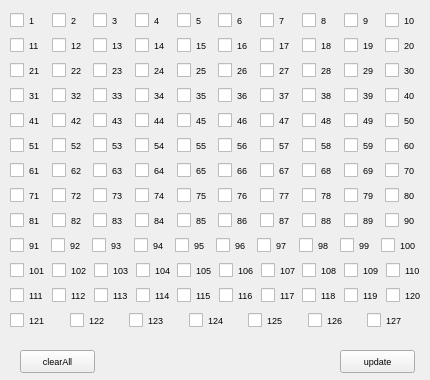
<?xml version="1.0" encoding="UTF-8"?>
<ui version="4.0">
 <class>nodeid</class>
 <widget class="QWidget" name="nodeid">
  <property name="geometry">
   <rect>
    <x>0</x>
    <y>0</y>
    <width>430</width>
    <height>380</height>
   </rect>
  </property>
  <property name="sizePolicy">
   <sizepolicy hsizetype="Fixed" vsizetype="Fixed">
    <horstretch>0</horstretch>
    <verstretch>0</verstretch>
   </sizepolicy>
  </property>
  <property name="minimumSize">
   <size>
    <width>430</width>
    <height>380</height>
   </size>
  </property>
  <property name="maximumSize">
   <size>
    <width>430</width>
    <height>380</height>
   </size>
  </property>
  <property name="font">
   <font>
    <family>Arial</family>
    <pointsize>7</pointsize>
   </font>
  </property>
  <property name="windowTitle">
   <string>Form</string>
  </property>
  <widget class="QPushButton" name="pushButton_nodeid_clearAll">
   <property name="geometry">
    <rect>
     <x>20</x>
     <y>350</y>
     <width>75</width>
     <height>23</height>
    </rect>
   </property>
   <property name="font">
    <font>
     <family>Arial</family>
     <pointsize>7</pointsize>
    </font>
   </property>
   <property name="text">
    <string>clearAll</string>
   </property>
  </widget>
  <widget class="QPushButton" name="pushButton_nodeid_update">
   <property name="geometry">
    <rect>
     <x>340</x>
     <y>350</y>
     <width>75</width>
     <height>23</height>
    </rect>
   </property>
   <property name="font">
    <font>
     <family>Arial</family>
     <pointsize>7</pointsize>
    </font>
   </property>
   <property name="text">
    <string>update</string>
   </property>
  </widget>
  <widget class="QWidget" name="layoutWidget">
   <property name="geometry">
    <rect>
     <x>10</x>
     <y>10</y>
     <width>411</width>
     <height>331</height>
    </rect>
   </property>
   <property name="font">
    <font>
     <family>Arial</family>
     <pointsize>7</pointsize>
    </font>
   </property>
   <layout class="QVBoxLayout" name="verticalLayout">
    <item>
     <layout class="QHBoxLayout" name="horizontalLayout">
      <item>
       <widget class="QCheckBox" name="checkBox_nodeid_1">
        <property name="font">
         <font>
          <family>Arial</family>
          <pointsize>7</pointsize>
         </font>
        </property>
        <property name="text">
         <string>1</string>
        </property>
       </widget>
      </item>
      <item>
       <widget class="QCheckBox" name="checkBox_nodeid_2">
        <property name="font">
         <font>
          <family>Arial</family>
          <pointsize>7</pointsize>
         </font>
        </property>
        <property name="text">
         <string>2</string>
        </property>
       </widget>
      </item>
      <item>
       <widget class="QCheckBox" name="checkBox_nodeid_3">
        <property name="font">
         <font>
          <family>Arial</family>
          <pointsize>7</pointsize>
         </font>
        </property>
        <property name="text">
         <string>3</string>
        </property>
       </widget>
      </item>
      <item>
       <widget class="QCheckBox" name="checkBox_nodeid_4">
        <property name="font">
         <font>
          <family>Arial</family>
          <pointsize>7</pointsize>
         </font>
        </property>
        <property name="text">
         <string>4</string>
        </property>
       </widget>
      </item>
      <item>
       <widget class="QCheckBox" name="checkBox_nodeid_5">
        <property name="font">
         <font>
          <family>Arial</family>
          <pointsize>7</pointsize>
         </font>
        </property>
        <property name="text">
         <string>5</string>
        </property>
       </widget>
      </item>
      <item>
       <widget class="QCheckBox" name="checkBox_nodeid_6">
        <property name="font">
         <font>
          <family>Arial</family>
          <pointsize>7</pointsize>
         </font>
        </property>
        <property name="text">
         <string>6</string>
        </property>
       </widget>
      </item>
      <item>
       <widget class="QCheckBox" name="checkBox_nodeid_7">
        <property name="font">
         <font>
          <family>Arial</family>
          <pointsize>7</pointsize>
         </font>
        </property>
        <property name="text">
         <string>7</string>
        </property>
       </widget>
      </item>
      <item>
       <widget class="QCheckBox" name="checkBox_nodeid_8">
        <property name="font">
         <font>
          <family>Arial</family>
          <pointsize>7</pointsize>
         </font>
        </property>
        <property name="text">
         <string>8</string>
        </property>
       </widget>
      </item>
      <item>
       <widget class="QCheckBox" name="checkBox_nodeid_9">
        <property name="font">
         <font>
          <family>Arial</family>
          <pointsize>7</pointsize>
         </font>
        </property>
        <property name="text">
         <string>9</string>
        </property>
       </widget>
      </item>
      <item>
       <widget class="QCheckBox" name="checkBox_nodeid_10">
        <property name="font">
         <font>
          <family>Arial</family>
          <pointsize>7</pointsize>
         </font>
        </property>
        <property name="text">
         <string>10</string>
        </property>
       </widget>
      </item>
     </layout>
    </item>
    <item>
     <layout class="QHBoxLayout" name="horizontalLayout_2">
      <item>
       <widget class="QCheckBox" name="checkBox_nodeid_11">
        <property name="font">
         <font>
          <family>Arial</family>
          <pointsize>7</pointsize>
         </font>
        </property>
        <property name="text">
         <string>11</string>
        </property>
       </widget>
      </item>
      <item>
       <widget class="QCheckBox" name="checkBox_nodeid_12">
        <property name="font">
         <font>
          <family>Arial</family>
          <pointsize>7</pointsize>
         </font>
        </property>
        <property name="text">
         <string>12</string>
        </property>
       </widget>
      </item>
      <item>
       <widget class="QCheckBox" name="checkBox_nodeid_13">
        <property name="font">
         <font>
          <family>Arial</family>
          <pointsize>7</pointsize>
         </font>
        </property>
        <property name="text">
         <string>13</string>
        </property>
       </widget>
      </item>
      <item>
       <widget class="QCheckBox" name="checkBox_nodeid_14">
        <property name="font">
         <font>
          <family>Arial</family>
          <pointsize>7</pointsize>
         </font>
        </property>
        <property name="text">
         <string>14</string>
        </property>
       </widget>
      </item>
      <item>
       <widget class="QCheckBox" name="checkBox_nodeid_15">
        <property name="font">
         <font>
          <family>Arial</family>
          <pointsize>7</pointsize>
         </font>
        </property>
        <property name="text">
         <string>15</string>
        </property>
       </widget>
      </item>
      <item>
       <widget class="QCheckBox" name="checkBox_nodeid_16">
        <property name="font">
         <font>
          <family>Arial</family>
          <pointsize>7</pointsize>
         </font>
        </property>
        <property name="text">
         <string>16</string>
        </property>
       </widget>
      </item>
      <item>
       <widget class="QCheckBox" name="checkBox_nodeid_17">
        <property name="font">
         <font>
          <family>Arial</family>
          <pointsize>7</pointsize>
         </font>
        </property>
        <property name="text">
         <string>17</string>
        </property>
       </widget>
      </item>
      <item>
       <widget class="QCheckBox" name="checkBox_nodeid_18">
        <property name="font">
         <font>
          <family>Arial</family>
          <pointsize>7</pointsize>
         </font>
        </property>
        <property name="text">
         <string>18</string>
        </property>
       </widget>
      </item>
      <item>
       <widget class="QCheckBox" name="checkBox_nodeid_19">
        <property name="font">
         <font>
          <family>Arial</family>
          <pointsize>7</pointsize>
         </font>
        </property>
        <property name="text">
         <string>19</string>
        </property>
       </widget>
      </item>
      <item>
       <widget class="QCheckBox" name="checkBox_nodeid_20">
        <property name="font">
         <font>
          <family>Arial</family>
          <pointsize>7</pointsize>
         </font>
        </property>
        <property name="text">
         <string>20</string>
        </property>
       </widget>
      </item>
     </layout>
    </item>
    <item>
     <layout class="QHBoxLayout" name="horizontalLayout_3">
      <item>
       <widget class="QCheckBox" name="checkBox_nodeid_21">
        <property name="font">
         <font>
          <family>Arial</family>
          <pointsize>7</pointsize>
         </font>
        </property>
        <property name="text">
         <string>21</string>
        </property>
       </widget>
      </item>
      <item>
       <widget class="QCheckBox" name="checkBox_nodeid_22">
        <property name="font">
         <font>
          <family>Arial</family>
          <pointsize>7</pointsize>
         </font>
        </property>
        <property name="text">
         <string>22</string>
        </property>
       </widget>
      </item>
      <item>
       <widget class="QCheckBox" name="checkBox_nodeid_23">
        <property name="font">
         <font>
          <family>Arial</family>
          <pointsize>7</pointsize>
         </font>
        </property>
        <property name="text">
         <string>23</string>
        </property>
       </widget>
      </item>
      <item>
       <widget class="QCheckBox" name="checkBox_nodeid_24">
        <property name="font">
         <font>
          <family>Arial</family>
          <pointsize>7</pointsize>
         </font>
        </property>
        <property name="text">
         <string>24</string>
        </property>
       </widget>
      </item>
      <item>
       <widget class="QCheckBox" name="checkBox_nodeid_25">
        <property name="font">
         <font>
          <family>Arial</family>
          <pointsize>7</pointsize>
         </font>
        </property>
        <property name="text">
         <string>25</string>
        </property>
       </widget>
      </item>
      <item>
       <widget class="QCheckBox" name="checkBox_nodeid_26">
        <property name="font">
         <font>
          <family>Arial</family>
          <pointsize>7</pointsize>
         </font>
        </property>
        <property name="text">
         <string>26</string>
        </property>
       </widget>
      </item>
      <item>
       <widget class="QCheckBox" name="checkBox_nodeid_27">
        <property name="font">
         <font>
          <family>Arial</family>
          <pointsize>7</pointsize>
         </font>
        </property>
        <property name="text">
         <string>27</string>
        </property>
       </widget>
      </item>
      <item>
       <widget class="QCheckBox" name="checkBox_nodeid_28">
        <property name="font">
         <font>
          <family>Arial</family>
          <pointsize>7</pointsize>
         </font>
        </property>
        <property name="text">
         <string>28</string>
        </property>
       </widget>
      </item>
      <item>
       <widget class="QCheckBox" name="checkBox_nodeid_29">
        <property name="font">
         <font>
          <family>Arial</family>
          <pointsize>7</pointsize>
         </font>
        </property>
        <property name="text">
         <string>29</string>
        </property>
       </widget>
      </item>
      <item>
       <widget class="QCheckBox" name="checkBox_nodeid_30">
        <property name="font">
         <font>
          <family>Arial</family>
          <pointsize>7</pointsize>
         </font>
        </property>
        <property name="text">
         <string>30</string>
        </property>
       </widget>
      </item>
     </layout>
    </item>
    <item>
     <layout class="QHBoxLayout" name="horizontalLayout_4">
      <item>
       <widget class="QCheckBox" name="checkBox_nodeid_31">
        <property name="font">
         <font>
          <family>Arial</family>
          <pointsize>7</pointsize>
         </font>
        </property>
        <property name="text">
         <string>31</string>
        </property>
       </widget>
      </item>
      <item>
       <widget class="QCheckBox" name="checkBox_nodeid_32">
        <property name="font">
         <font>
          <family>Arial</family>
          <pointsize>7</pointsize>
         </font>
        </property>
        <property name="text">
         <string>32</string>
        </property>
       </widget>
      </item>
      <item>
       <widget class="QCheckBox" name="checkBox_nodeid_33">
        <property name="font">
         <font>
          <family>Arial</family>
          <pointsize>7</pointsize>
         </font>
        </property>
        <property name="text">
         <string>33</string>
        </property>
       </widget>
      </item>
      <item>
       <widget class="QCheckBox" name="checkBox_nodeid_34">
        <property name="font">
         <font>
          <family>Arial</family>
          <pointsize>7</pointsize>
         </font>
        </property>
        <property name="text">
         <string>34</string>
        </property>
       </widget>
      </item>
      <item>
       <widget class="QCheckBox" name="checkBox_nodeid_35">
        <property name="font">
         <font>
          <family>Arial</family>
          <pointsize>7</pointsize>
         </font>
        </property>
        <property name="text">
         <string>35</string>
        </property>
       </widget>
      </item>
      <item>
       <widget class="QCheckBox" name="checkBox_nodeid_36">
        <property name="font">
         <font>
          <family>Arial</family>
          <pointsize>7</pointsize>
         </font>
        </property>
        <property name="text">
         <string>36</string>
        </property>
       </widget>
      </item>
      <item>
       <widget class="QCheckBox" name="checkBox_nodeid_37">
        <property name="font">
         <font>
          <family>Arial</family>
          <pointsize>7</pointsize>
         </font>
        </property>
        <property name="text">
         <string>37</string>
        </property>
       </widget>
      </item>
      <item>
       <widget class="QCheckBox" name="checkBox_nodeid_38">
        <property name="font">
         <font>
          <family>Arial</family>
          <pointsize>7</pointsize>
         </font>
        </property>
        <property name="text">
         <string>38</string>
        </property>
       </widget>
      </item>
      <item>
       <widget class="QCheckBox" name="checkBox_nodeid_39">
        <property name="font">
         <font>
          <family>Arial</family>
          <pointsize>7</pointsize>
         </font>
        </property>
        <property name="text">
         <string>39</string>
        </property>
       </widget>
      </item>
      <item>
       <widget class="QCheckBox" name="checkBox_nodeid_40">
        <property name="font">
         <font>
          <family>Arial</family>
          <pointsize>7</pointsize>
         </font>
        </property>
        <property name="text">
         <string>40</string>
        </property>
       </widget>
      </item>
     </layout>
    </item>
    <item>
     <layout class="QHBoxLayout" name="horizontalLayout_5">
      <item>
       <widget class="QCheckBox" name="checkBox_nodeid_41">
        <property name="font">
         <font>
          <family>Arial</family>
          <pointsize>7</pointsize>
         </font>
        </property>
        <property name="text">
         <string>41</string>
        </property>
       </widget>
      </item>
      <item>
       <widget class="QCheckBox" name="checkBox_nodeid_42">
        <property name="font">
         <font>
          <family>Arial</family>
          <pointsize>7</pointsize>
         </font>
        </property>
        <property name="text">
         <string>42</string>
        </property>
       </widget>
      </item>
      <item>
       <widget class="QCheckBox" name="checkBox_nodeid_43">
        <property name="font">
         <font>
          <family>Arial</family>
          <pointsize>7</pointsize>
         </font>
        </property>
        <property name="text">
         <string>43</string>
        </property>
       </widget>
      </item>
      <item>
       <widget class="QCheckBox" name="checkBox_nodeid_44">
        <property name="font">
         <font>
          <family>Arial</family>
          <pointsize>7</pointsize>
         </font>
        </property>
        <property name="text">
         <string>44</string>
        </property>
       </widget>
      </item>
      <item>
       <widget class="QCheckBox" name="checkBox_nodeid_45">
        <property name="font">
         <font>
          <family>Arial</family>
          <pointsize>7</pointsize>
         </font>
        </property>
        <property name="text">
         <string>45</string>
        </property>
       </widget>
      </item>
      <item>
       <widget class="QCheckBox" name="checkBox_nodeid_46">
        <property name="font">
         <font>
          <family>Arial</family>
          <pointsize>7</pointsize>
         </font>
        </property>
        <property name="text">
         <string>46</string>
        </property>
       </widget>
      </item>
      <item>
       <widget class="QCheckBox" name="checkBox_nodeid_47">
        <property name="font">
         <font>
          <family>Arial</family>
          <pointsize>7</pointsize>
         </font>
        </property>
        <property name="text">
         <string>47</string>
        </property>
       </widget>
      </item>
      <item>
       <widget class="QCheckBox" name="checkBox_nodeid_48">
        <property name="font">
         <font>
          <family>Arial</family>
          <pointsize>7</pointsize>
         </font>
        </property>
        <property name="text">
         <string>48</string>
        </property>
       </widget>
      </item>
      <item>
       <widget class="QCheckBox" name="checkBox_nodeid_49">
        <property name="font">
         <font>
          <family>Arial</family>
          <pointsize>7</pointsize>
         </font>
        </property>
        <property name="text">
         <string>49</string>
        </property>
       </widget>
      </item>
      <item>
       <widget class="QCheckBox" name="checkBox_nodeid_50">
        <property name="font">
         <font>
          <family>Arial</family>
          <pointsize>7</pointsize>
         </font>
        </property>
        <property name="text">
         <string>50</string>
        </property>
       </widget>
      </item>
     </layout>
    </item>
    <item>
     <layout class="QHBoxLayout" name="horizontalLayout_6">
      <item>
       <widget class="QCheckBox" name="checkBox_nodeid_51">
        <property name="font">
         <font>
          <family>Arial</family>
          <pointsize>7</pointsize>
         </font>
        </property>
        <property name="text">
         <string>51</string>
        </property>
       </widget>
      </item>
      <item>
       <widget class="QCheckBox" name="checkBox_nodeid_52">
        <property name="font">
         <font>
          <family>Arial</family>
          <pointsize>7</pointsize>
         </font>
        </property>
        <property name="text">
         <string>52</string>
        </property>
       </widget>
      </item>
      <item>
       <widget class="QCheckBox" name="checkBox_nodeid_53">
        <property name="font">
         <font>
          <family>Arial</family>
          <pointsize>7</pointsize>
         </font>
        </property>
        <property name="text">
         <string>53</string>
        </property>
       </widget>
      </item>
      <item>
       <widget class="QCheckBox" name="checkBox_nodeid_54">
        <property name="font">
         <font>
          <family>Arial</family>
          <pointsize>7</pointsize>
         </font>
        </property>
        <property name="text">
         <string>54</string>
        </property>
       </widget>
      </item>
      <item>
       <widget class="QCheckBox" name="checkBox_nodeid_55">
        <property name="font">
         <font>
          <family>Arial</family>
          <pointsize>7</pointsize>
         </font>
        </property>
        <property name="text">
         <string>55</string>
        </property>
       </widget>
      </item>
      <item>
       <widget class="QCheckBox" name="checkBox_nodeid_56">
        <property name="font">
         <font>
          <family>Arial</family>
          <pointsize>7</pointsize>
         </font>
        </property>
        <property name="text">
         <string>56</string>
        </property>
       </widget>
      </item>
      <item>
       <widget class="QCheckBox" name="checkBox_nodeid_57">
        <property name="font">
         <font>
          <family>Arial</family>
          <pointsize>7</pointsize>
         </font>
        </property>
        <property name="text">
         <string>57</string>
        </property>
       </widget>
      </item>
      <item>
       <widget class="QCheckBox" name="checkBox_nodeid_58">
        <property name="font">
         <font>
          <family>Arial</family>
          <pointsize>7</pointsize>
         </font>
        </property>
        <property name="text">
         <string>58</string>
        </property>
       </widget>
      </item>
      <item>
       <widget class="QCheckBox" name="checkBox_nodeid_59">
        <property name="font">
         <font>
          <family>Arial</family>
          <pointsize>7</pointsize>
         </font>
        </property>
        <property name="text">
         <string>59</string>
        </property>
       </widget>
      </item>
      <item>
       <widget class="QCheckBox" name="checkBox_nodeid_60">
        <property name="font">
         <font>
          <family>Arial</family>
          <pointsize>7</pointsize>
         </font>
        </property>
        <property name="text">
         <string>60</string>
        </property>
       </widget>
      </item>
     </layout>
    </item>
    <item>
     <layout class="QHBoxLayout" name="horizontalLayout_7">
      <item>
       <widget class="QCheckBox" name="checkBox_nodeid_61">
        <property name="font">
         <font>
          <family>Arial</family>
          <pointsize>7</pointsize>
         </font>
        </property>
        <property name="text">
         <string>61</string>
        </property>
       </widget>
      </item>
      <item>
       <widget class="QCheckBox" name="checkBox_nodeid_62">
        <property name="font">
         <font>
          <family>Arial</family>
          <pointsize>7</pointsize>
         </font>
        </property>
        <property name="text">
         <string>62</string>
        </property>
       </widget>
      </item>
      <item>
       <widget class="QCheckBox" name="checkBox_nodeid_63">
        <property name="font">
         <font>
          <family>Arial</family>
          <pointsize>7</pointsize>
         </font>
        </property>
        <property name="text">
         <string>63</string>
        </property>
       </widget>
      </item>
      <item>
       <widget class="QCheckBox" name="checkBox_nodeid_64">
        <property name="font">
         <font>
          <family>Arial</family>
          <pointsize>7</pointsize>
         </font>
        </property>
        <property name="text">
         <string>64</string>
        </property>
       </widget>
      </item>
      <item>
       <widget class="QCheckBox" name="checkBox_nodeid_65">
        <property name="font">
         <font>
          <family>Arial</family>
          <pointsize>7</pointsize>
         </font>
        </property>
        <property name="text">
         <string>65</string>
        </property>
       </widget>
      </item>
      <item>
       <widget class="QCheckBox" name="checkBox_nodeid_66">
        <property name="font">
         <font>
          <family>Arial</family>
          <pointsize>7</pointsize>
         </font>
        </property>
        <property name="text">
         <string>66</string>
        </property>
       </widget>
      </item>
      <item>
       <widget class="QCheckBox" name="checkBox_nodeid_67">
        <property name="font">
         <font>
          <family>Arial</family>
          <pointsize>7</pointsize>
         </font>
        </property>
        <property name="text">
         <string>67</string>
        </property>
       </widget>
      </item>
      <item>
       <widget class="QCheckBox" name="checkBox_nodeid_68">
        <property name="font">
         <font>
          <family>Arial</family>
          <pointsize>7</pointsize>
         </font>
        </property>
        <property name="text">
         <string>68</string>
        </property>
       </widget>
      </item>
      <item>
       <widget class="QCheckBox" name="checkBox_nodeid_69">
        <property name="font">
         <font>
          <family>Arial</family>
          <pointsize>7</pointsize>
         </font>
        </property>
        <property name="text">
         <string>69</string>
        </property>
       </widget>
      </item>
      <item>
       <widget class="QCheckBox" name="checkBox_nodeid_70">
        <property name="font">
         <font>
          <family>Arial</family>
          <pointsize>7</pointsize>
         </font>
        </property>
        <property name="text">
         <string>70</string>
        </property>
       </widget>
      </item>
     </layout>
    </item>
    <item>
     <layout class="QHBoxLayout" name="horizontalLayout_8">
      <item>
       <widget class="QCheckBox" name="checkBox_nodeid_71">
        <property name="font">
         <font>
          <family>Arial</family>
          <pointsize>7</pointsize>
         </font>
        </property>
        <property name="text">
         <string>71</string>
        </property>
       </widget>
      </item>
      <item>
       <widget class="QCheckBox" name="checkBox_nodeid_72">
        <property name="font">
         <font>
          <family>Arial</family>
          <pointsize>7</pointsize>
         </font>
        </property>
        <property name="text">
         <string>72</string>
        </property>
       </widget>
      </item>
      <item>
       <widget class="QCheckBox" name="checkBox_nodeid_73">
        <property name="font">
         <font>
          <family>Arial</family>
          <pointsize>7</pointsize>
         </font>
        </property>
        <property name="text">
         <string>73</string>
        </property>
       </widget>
      </item>
      <item>
       <widget class="QCheckBox" name="checkBox_nodeid_74">
        <property name="font">
         <font>
          <family>Arial</family>
          <pointsize>7</pointsize>
         </font>
        </property>
        <property name="text">
         <string>74</string>
        </property>
       </widget>
      </item>
      <item>
       <widget class="QCheckBox" name="checkBox_nodeid_75">
        <property name="font">
         <font>
          <family>Arial</family>
          <pointsize>7</pointsize>
         </font>
        </property>
        <property name="text">
         <string>75</string>
        </property>
       </widget>
      </item>
      <item>
       <widget class="QCheckBox" name="checkBox_nodeid_76">
        <property name="font">
         <font>
          <family>Arial</family>
          <pointsize>7</pointsize>
         </font>
        </property>
        <property name="text">
         <string>76</string>
        </property>
       </widget>
      </item>
      <item>
       <widget class="QCheckBox" name="checkBox_nodeid_77">
        <property name="font">
         <font>
          <family>Arial</family>
          <pointsize>7</pointsize>
         </font>
        </property>
        <property name="text">
         <string>77</string>
        </property>
       </widget>
      </item>
      <item>
       <widget class="QCheckBox" name="checkBox_nodeid_78">
        <property name="font">
         <font>
          <family>Arial</family>
          <pointsize>7</pointsize>
         </font>
        </property>
        <property name="text">
         <string>78</string>
        </property>
       </widget>
      </item>
      <item>
       <widget class="QCheckBox" name="checkBox_nodeid_79">
        <property name="font">
         <font>
          <family>Arial</family>
          <pointsize>7</pointsize>
         </font>
        </property>
        <property name="text">
         <string>79</string>
        </property>
       </widget>
      </item>
      <item>
       <widget class="QCheckBox" name="checkBox_nodeid_80">
        <property name="font">
         <font>
          <family>Arial</family>
          <pointsize>7</pointsize>
         </font>
        </property>
        <property name="text">
         <string>80</string>
        </property>
       </widget>
      </item>
     </layout>
    </item>
    <item>
     <layout class="QHBoxLayout" name="horizontalLayout_9">
      <item>
       <widget class="QCheckBox" name="checkBox_nodeid_81">
        <property name="font">
         <font>
          <family>Arial</family>
          <pointsize>7</pointsize>
         </font>
        </property>
        <property name="text">
         <string>81</string>
        </property>
       </widget>
      </item>
      <item>
       <widget class="QCheckBox" name="checkBox_nodeid_82">
        <property name="font">
         <font>
          <family>Arial</family>
          <pointsize>7</pointsize>
         </font>
        </property>
        <property name="text">
         <string>82</string>
        </property>
       </widget>
      </item>
      <item>
       <widget class="QCheckBox" name="checkBox_nodeid_83">
        <property name="font">
         <font>
          <family>Arial</family>
          <pointsize>7</pointsize>
         </font>
        </property>
        <property name="text">
         <string>83</string>
        </property>
       </widget>
      </item>
      <item>
       <widget class="QCheckBox" name="checkBox_nodeid_84">
        <property name="font">
         <font>
          <family>Arial</family>
          <pointsize>7</pointsize>
         </font>
        </property>
        <property name="text">
         <string>84</string>
        </property>
       </widget>
      </item>
      <item>
       <widget class="QCheckBox" name="checkBox_nodeid_85">
        <property name="font">
         <font>
          <family>Arial</family>
          <pointsize>7</pointsize>
         </font>
        </property>
        <property name="text">
         <string>85</string>
        </property>
       </widget>
      </item>
      <item>
       <widget class="QCheckBox" name="checkBox_nodeid_86">
        <property name="font">
         <font>
          <family>Arial</family>
          <pointsize>7</pointsize>
         </font>
        </property>
        <property name="text">
         <string>86</string>
        </property>
       </widget>
      </item>
      <item>
       <widget class="QCheckBox" name="checkBox_nodeid_87">
        <property name="font">
         <font>
          <family>Arial</family>
          <pointsize>7</pointsize>
         </font>
        </property>
        <property name="text">
         <string>87</string>
        </property>
       </widget>
      </item>
      <item>
       <widget class="QCheckBox" name="checkBox_nodeid_88">
        <property name="font">
         <font>
          <family>Arial</family>
          <pointsize>7</pointsize>
         </font>
        </property>
        <property name="text">
         <string>88</string>
        </property>
       </widget>
      </item>
      <item>
       <widget class="QCheckBox" name="checkBox_nodeid_89">
        <property name="font">
         <font>
          <family>Arial</family>
          <pointsize>7</pointsize>
         </font>
        </property>
        <property name="text">
         <string>89</string>
        </property>
       </widget>
      </item>
      <item>
       <widget class="QCheckBox" name="checkBox_nodeid_90">
        <property name="font">
         <font>
          <family>Arial</family>
          <pointsize>7</pointsize>
         </font>
        </property>
        <property name="text">
         <string>90</string>
        </property>
       </widget>
      </item>
     </layout>
    </item>
    <item>
     <layout class="QHBoxLayout" name="horizontalLayout_10">
      <item>
       <widget class="QCheckBox" name="checkBox_nodeid_91">
        <property name="font">
         <font>
          <family>Arial</family>
          <pointsize>7</pointsize>
         </font>
        </property>
        <property name="text">
         <string>91</string>
        </property>
       </widget>
      </item>
      <item>
       <widget class="QCheckBox" name="checkBox_nodeid_92">
        <property name="font">
         <font>
          <family>Arial</family>
          <pointsize>7</pointsize>
         </font>
        </property>
        <property name="text">
         <string>92</string>
        </property>
       </widget>
      </item>
      <item>
       <widget class="QCheckBox" name="checkBox_nodeid_93">
        <property name="font">
         <font>
          <family>Arial</family>
          <pointsize>7</pointsize>
         </font>
        </property>
        <property name="text">
         <string>93</string>
        </property>
       </widget>
      </item>
      <item>
       <widget class="QCheckBox" name="checkBox_nodeid_94">
        <property name="font">
         <font>
          <family>Arial</family>
          <pointsize>7</pointsize>
         </font>
        </property>
        <property name="text">
         <string>94</string>
        </property>
       </widget>
      </item>
      <item>
       <widget class="QCheckBox" name="checkBox_nodeid_95">
        <property name="font">
         <font>
          <family>Arial</family>
          <pointsize>7</pointsize>
         </font>
        </property>
        <property name="text">
         <string>95</string>
        </property>
       </widget>
      </item>
      <item>
       <widget class="QCheckBox" name="checkBox_nodeid_96">
        <property name="font">
         <font>
          <family>Arial</family>
          <pointsize>7</pointsize>
         </font>
        </property>
        <property name="text">
         <string>96</string>
        </property>
       </widget>
      </item>
      <item>
       <widget class="QCheckBox" name="checkBox_nodeid_97">
        <property name="font">
         <font>
          <family>Arial</family>
          <pointsize>7</pointsize>
         </font>
        </property>
        <property name="text">
         <string>97</string>
        </property>
       </widget>
      </item>
      <item>
       <widget class="QCheckBox" name="checkBox_nodeid_98">
        <property name="font">
         <font>
          <family>Arial</family>
          <pointsize>7</pointsize>
         </font>
        </property>
        <property name="text">
         <string>98</string>
        </property>
       </widget>
      </item>
      <item>
       <widget class="QCheckBox" name="checkBox_nodeid_99">
        <property name="font">
         <font>
          <family>Arial</family>
          <pointsize>7</pointsize>
         </font>
        </property>
        <property name="text">
         <string>99</string>
        </property>
       </widget>
      </item>
      <item>
       <widget class="QCheckBox" name="checkBox_nodeid_100">
        <property name="font">
         <font>
          <family>Arial</family>
          <pointsize>7</pointsize>
         </font>
        </property>
        <property name="text">
         <string>100</string>
        </property>
       </widget>
      </item>
     </layout>
    </item>
    <item>
     <layout class="QHBoxLayout" name="horizontalLayout_11">
      <item>
       <widget class="QCheckBox" name="checkBox_nodeid_101">
        <property name="font">
         <font>
          <family>Arial</family>
          <pointsize>7</pointsize>
         </font>
        </property>
        <property name="text">
         <string>101</string>
        </property>
       </widget>
      </item>
      <item>
       <widget class="QCheckBox" name="checkBox_nodeid_102">
        <property name="font">
         <font>
          <family>Arial</family>
          <pointsize>7</pointsize>
         </font>
        </property>
        <property name="text">
         <string>102</string>
        </property>
       </widget>
      </item>
      <item>
       <widget class="QCheckBox" name="checkBox_nodeid_103">
        <property name="font">
         <font>
          <family>Arial</family>
          <pointsize>7</pointsize>
         </font>
        </property>
        <property name="text">
         <string>103</string>
        </property>
       </widget>
      </item>
      <item>
       <widget class="QCheckBox" name="checkBox_nodeid_104">
        <property name="font">
         <font>
          <family>Arial</family>
          <pointsize>7</pointsize>
         </font>
        </property>
        <property name="text">
         <string>104</string>
        </property>
       </widget>
      </item>
      <item>
       <widget class="QCheckBox" name="checkBox_nodeid_105">
        <property name="font">
         <font>
          <family>Arial</family>
          <pointsize>7</pointsize>
         </font>
        </property>
        <property name="text">
         <string>105</string>
        </property>
       </widget>
      </item>
      <item>
       <widget class="QCheckBox" name="checkBox_nodeid_106">
        <property name="font">
         <font>
          <family>Arial</family>
          <pointsize>7</pointsize>
         </font>
        </property>
        <property name="text">
         <string>106</string>
        </property>
       </widget>
      </item>
      <item>
       <widget class="QCheckBox" name="checkBox_nodeid_107">
        <property name="font">
         <font>
          <family>Arial</family>
          <pointsize>7</pointsize>
         </font>
        </property>
        <property name="text">
         <string>107</string>
        </property>
       </widget>
      </item>
      <item>
       <widget class="QCheckBox" name="checkBox_nodeid_108">
        <property name="font">
         <font>
          <family>Arial</family>
          <pointsize>7</pointsize>
         </font>
        </property>
        <property name="text">
         <string>108</string>
        </property>
       </widget>
      </item>
      <item>
       <widget class="QCheckBox" name="checkBox_nodeid_109">
        <property name="font">
         <font>
          <family>Arial</family>
          <pointsize>7</pointsize>
         </font>
        </property>
        <property name="text">
         <string>109</string>
        </property>
       </widget>
      </item>
      <item>
       <widget class="QCheckBox" name="checkBox_nodeid_110">
        <property name="font">
         <font>
          <family>Arial</family>
          <pointsize>7</pointsize>
         </font>
        </property>
        <property name="text">
         <string>110</string>
        </property>
       </widget>
      </item>
     </layout>
    </item>
    <item>
     <layout class="QHBoxLayout" name="horizontalLayout_12">
      <item>
       <widget class="QCheckBox" name="checkBox_nodeid_111">
        <property name="font">
         <font>
          <family>Arial</family>
          <pointsize>7</pointsize>
         </font>
        </property>
        <property name="text">
         <string>111</string>
        </property>
       </widget>
      </item>
      <item>
       <widget class="QCheckBox" name="checkBox_nodeid_112">
        <property name="font">
         <font>
          <family>Arial</family>
          <pointsize>7</pointsize>
         </font>
        </property>
        <property name="text">
         <string>112</string>
        </property>
       </widget>
      </item>
      <item>
       <widget class="QCheckBox" name="checkBox_nodeid_113">
        <property name="font">
         <font>
          <family>Arial</family>
          <pointsize>7</pointsize>
         </font>
        </property>
        <property name="text">
         <string>113</string>
        </property>
       </widget>
      </item>
      <item>
       <widget class="QCheckBox" name="checkBox_nodeid_114">
        <property name="font">
         <font>
          <family>Arial</family>
          <pointsize>7</pointsize>
         </font>
        </property>
        <property name="text">
         <string>114</string>
        </property>
       </widget>
      </item>
      <item>
       <widget class="QCheckBox" name="checkBox_nodeid_115">
        <property name="font">
         <font>
          <family>Arial</family>
          <pointsize>7</pointsize>
         </font>
        </property>
        <property name="text">
         <string>115</string>
        </property>
       </widget>
      </item>
      <item>
       <widget class="QCheckBox" name="checkBox_nodeid_116">
        <property name="font">
         <font>
          <family>Arial</family>
          <pointsize>7</pointsize>
         </font>
        </property>
        <property name="text">
         <string>116</string>
        </property>
       </widget>
      </item>
      <item>
       <widget class="QCheckBox" name="checkBox_nodeid_117">
        <property name="font">
         <font>
          <family>Arial</family>
          <pointsize>7</pointsize>
         </font>
        </property>
        <property name="text">
         <string>117</string>
        </property>
       </widget>
      </item>
      <item>
       <widget class="QCheckBox" name="checkBox_nodeid_118">
        <property name="font">
         <font>
          <family>Arial</family>
          <pointsize>7</pointsize>
         </font>
        </property>
        <property name="text">
         <string>118</string>
        </property>
       </widget>
      </item>
      <item>
       <widget class="QCheckBox" name="checkBox_nodeid_119">
        <property name="font">
         <font>
          <family>Arial</family>
          <pointsize>7</pointsize>
         </font>
        </property>
        <property name="text">
         <string>119</string>
        </property>
       </widget>
      </item>
      <item>
       <widget class="QCheckBox" name="checkBox_nodeid_120">
        <property name="font">
         <font>
          <family>Arial</family>
          <pointsize>7</pointsize>
         </font>
        </property>
        <property name="text">
         <string>120</string>
        </property>
       </widget>
      </item>
     </layout>
    </item>
    <item>
     <layout class="QHBoxLayout" name="horizontalLayout_13">
      <item>
       <widget class="QCheckBox" name="checkBox_nodeid_121">
        <property name="font">
         <font>
          <family>Arial</family>
          <pointsize>7</pointsize>
         </font>
        </property>
        <property name="text">
         <string>121</string>
        </property>
       </widget>
      </item>
      <item>
       <widget class="QCheckBox" name="checkBox_nodeid_122">
        <property name="font">
         <font>
          <family>Arial</family>
          <pointsize>7</pointsize>
         </font>
        </property>
        <property name="text">
         <string>122</string>
        </property>
       </widget>
      </item>
      <item>
       <widget class="QCheckBox" name="checkBox_nodeid_123">
        <property name="font">
         <font>
          <family>Arial</family>
          <pointsize>7</pointsize>
         </font>
        </property>
        <property name="text">
         <string>123</string>
        </property>
       </widget>
      </item>
      <item>
       <widget class="QCheckBox" name="checkBox_nodeid_124">
        <property name="font">
         <font>
          <family>Arial</family>
          <pointsize>7</pointsize>
         </font>
        </property>
        <property name="text">
         <string>124</string>
        </property>
       </widget>
      </item>
      <item>
       <widget class="QCheckBox" name="checkBox_nodeid_125">
        <property name="font">
         <font>
          <family>Arial</family>
          <pointsize>7</pointsize>
         </font>
        </property>
        <property name="text">
         <string>125</string>
        </property>
       </widget>
      </item>
      <item>
       <widget class="QCheckBox" name="checkBox_nodeid_126">
        <property name="font">
         <font>
          <family>Arial</family>
          <pointsize>7</pointsize>
         </font>
        </property>
        <property name="text">
         <string>126</string>
        </property>
       </widget>
      </item>
      <item>
       <widget class="QCheckBox" name="checkBox_nodeid_127">
        <property name="font">
         <font>
          <family>Arial</family>
          <pointsize>7</pointsize>
         </font>
        </property>
        <property name="text">
         <string>127</string>
        </property>
       </widget>
      </item>
     </layout>
    </item>
   </layout>
  </widget>
 </widget>
 <resources/>
 <connections/>
</ui>
